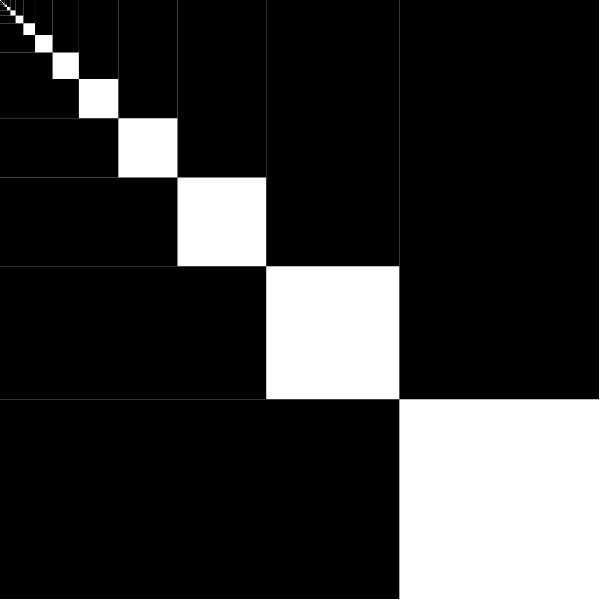
Frame 1 (no input)
Frame 60 (no input): identical to frame 1, image omitted
Frame 120 (the mouse pressed at the canvas centre since frame 60): identical to frame 1, image omitted

The p5.js sketch that drew this single still picture (run headless with seeded random() and noise() and a simulated clock; from frame 60 on, the mouse is pressed at the canvas centre):

// p5.js sketch
// ── sketch.js
/*
<><><><><><><><><><><><><><><><><><><><><><><><><><><><><><><><><><><><><><><><><><><><>
  Code from the session 9 check-in worksheet,
  modified to create the same drawing in
  one run of the draw() function
  using a while loop.
  
  
  Draws a series of white squares framed
  in black that get smaller and smaller
<><><><><><><><><><><><><><><><><><><><><><><><><><><><><><><><><><><><><><><><><><><><>
 */

const canvasSize = 600;

function setup() {
	createCanvas(canvasSize, canvasSize);
	noStroke();
}

function draw() {
	background("white");

	// reset rSize at the beginning of draw
	let rSize = canvasSize - 1;
	let smallSize;

	/* This while loop will run a code block multiple
	 times as long as the condition (rSize > 1) 
	 is true at the start of the loop. 
	
	 It checks at the beginning of each run of
	 the loop to see if condition is still true;
	 if it is, it does another tun of the loop.
	 Otherwise, it exits the loop.
	*/
	while(rSize > 1) {
		smallSize = rSize * 2 / 3;
		nestedRect(0, 0, rSize, smallSize);
		rSize = smallSize;
	}

}

// draws one iteration of a white square nested
// in two rectangles
function nestedRect(x, y, long, short) {
	fill("black");
	rect(x, y, short, long);
	rect(x, y, long, short);

	fill("white");
	rect (x, y, short, short);
}
